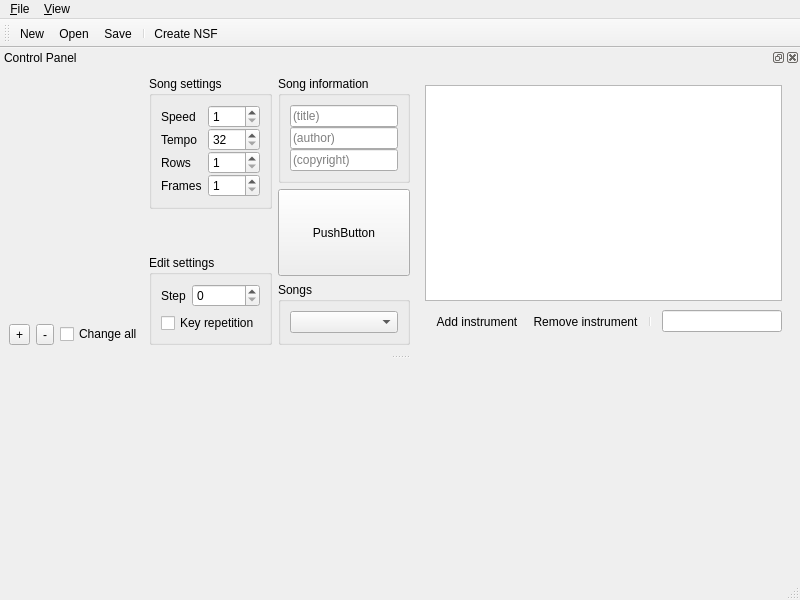
<?xml version="1.0" encoding="UTF-8"?>
<ui version="4.0">
 <class>MainWindow</class>
 <widget class="QMainWindow" name="MainWindow">
  <property name="geometry">
   <rect>
    <x>0</x>
    <y>0</y>
    <width>800</width>
    <height>600</height>
   </rect>
  </property>
  <property name="windowTitle">
   <string>FamiTracker</string>
  </property>
  <widget class="QWidget" name="centralwidget">
   <layout class="QVBoxLayout" name="verticalLayout">
    <property name="spacing">
     <number>0</number>
    </property>
    <property name="margin">
     <number>0</number>
    </property>
    <item>
     <widget class="gui::PatternView" name="widget" native="true">
      <property name="sizePolicy">
       <sizepolicy hsizetype="Preferred" vsizetype="Expanding">
        <horstretch>0</horstretch>
        <verstretch>1</verstretch>
       </sizepolicy>
      </property>
     </widget>
    </item>
   </layout>
  </widget>
  <widget class="QMenuBar" name="menubar">
   <property name="geometry">
    <rect>
     <x>0</x>
     <y>0</y>
     <width>800</width>
     <height>25</height>
    </rect>
   </property>
   <widget class="QMenu" name="menu_File">
    <property name="title">
     <string>&amp;File</string>
    </property>
    <addaction name="actionNew"/>
    <addaction name="action_Open"/>
    <addaction name="action_Save"/>
    <addaction name="actionSave_As"/>
    <addaction name="separator"/>
    <addaction name="action_Create_NSF"/>
    <addaction name="actionCreate_WAV"/>
    <addaction name="actionImport_MIDI"/>
    <addaction name="separator"/>
    <addaction name="action_Configuration"/>
    <addaction name="separator"/>
    <addaction name="separator"/>
    <addaction name="actionE_xit"/>
   </widget>
   <widget class="QMenu" name="menu_View">
    <property name="title">
     <string>&amp;View</string>
    </property>
    <addaction name="action_ViewToolbar"/>
    <addaction name="action_ViewStatusBar"/>
    <addaction name="action_ViewControlpanel"/>
   </widget>
   <addaction name="menu_File"/>
   <addaction name="menu_View"/>
  </widget>
  <widget class="QStatusBar" name="statusbar"/>
  <widget class="QToolBar" name="toolBar">
   <property name="windowTitle">
    <string>Toolbar</string>
   </property>
   <attribute name="toolBarArea">
    <enum>TopToolBarArea</enum>
   </attribute>
   <attribute name="toolBarBreak">
    <bool>false</bool>
   </attribute>
   <addaction name="actionNew"/>
   <addaction name="action_Open"/>
   <addaction name="action_Save"/>
   <addaction name="separator"/>
   <addaction name="action_Create_NSF"/>
  </widget>
  <widget class="QDockWidget" name="controlPanel">
   <property name="windowTitle">
    <string>Control Panel</string>
   </property>
   <attribute name="dockWidgetArea">
    <number>4</number>
   </attribute>
   <widget class="QWidget" name="dockWidgetContents">
    <layout class="QHBoxLayout" name="horizontalLayout_2">
     <item>
      <layout class="QGridLayout" name="gridLayout">
       <item row="1" column="0">
        <widget class="QToolButton" name="toolButton">
         <property name="text">
          <string>+</string>
         </property>
        </widget>
       </item>
       <item row="1" column="1">
        <widget class="QToolButton" name="toolButton_2">
         <property name="text">
          <string>-</string>
         </property>
        </widget>
       </item>
       <item row="1" column="2">
        <widget class="QCheckBox" name="changeAll">
         <property name="text">
          <string>Change all</string>
         </property>
        </widget>
       </item>
       <item row="0" column="0" colspan="3">
        <widget class="QWidget" name="widget_2" native="true"/>
       </item>
      </layout>
     </item>
     <item>
      <layout class="QVBoxLayout" name="verticalLayout_3">
       <property name="sizeConstraint">
        <enum>QLayout::SetDefaultConstraint</enum>
       </property>
       <item>
        <widget class="QGroupBox" name="groupBox">
         <property name="title">
          <string>Song settings</string>
         </property>
         <layout class="QFormLayout" name="formLayout">
          <property name="verticalSpacing">
           <number>0</number>
          </property>
          <item row="0" column="0">
           <widget class="QLabel" name="label">
            <property name="text">
             <string>Speed</string>
            </property>
           </widget>
          </item>
          <item row="0" column="1">
           <widget class="QSpinBox" name="speed">
            <property name="minimum">
             <number>1</number>
            </property>
            <property name="maximum">
             <number>31</number>
            </property>
           </widget>
          </item>
          <item row="1" column="0">
           <widget class="QLabel" name="label_2">
            <property name="text">
             <string>Tempo</string>
            </property>
           </widget>
          </item>
          <item row="2" column="0">
           <widget class="QLabel" name="label_3">
            <property name="text">
             <string>Rows</string>
            </property>
           </widget>
          </item>
          <item row="3" column="0">
           <widget class="QLabel" name="label_4">
            <property name="text">
             <string>Frames</string>
            </property>
           </widget>
          </item>
          <item row="1" column="1">
           <widget class="QSpinBox" name="tempo">
            <property name="minimum">
             <number>32</number>
            </property>
            <property name="maximum">
             <number>255</number>
            </property>
           </widget>
          </item>
          <item row="2" column="1">
           <widget class="QSpinBox" name="rows">
            <property name="minimum">
             <number>1</number>
            </property>
            <property name="maximum">
             <number>256</number>
            </property>
           </widget>
          </item>
          <item row="3" column="1">
           <widget class="QSpinBox" name="frames">
            <property name="minimum">
             <number>1</number>
            </property>
            <property name="maximum">
             <number>128</number>
            </property>
           </widget>
          </item>
         </layout>
        </widget>
       </item>
       <item>
        <spacer name="verticalSpacer">
         <property name="orientation">
          <enum>Qt::Vertical</enum>
         </property>
         <property name="sizeHint" stdset="0">
          <size>
           <width>20</width>
           <height>40</height>
          </size>
         </property>
        </spacer>
       </item>
       <item>
        <widget class="QGroupBox" name="groupBox_2">
         <property name="title">
          <string>Edit settings</string>
         </property>
         <layout class="QFormLayout" name="formLayout_2">
          <item row="0" column="0">
           <widget class="QLabel" name="label_5">
            <property name="text">
             <string>Step</string>
            </property>
           </widget>
          </item>
          <item row="0" column="1">
           <widget class="QSpinBox" name="step">
            <property name="maximum">
             <number>256</number>
            </property>
           </widget>
          </item>
          <item row="1" column="0" colspan="2">
           <widget class="QCheckBox" name="keyRepetition">
            <property name="text">
             <string>Key repetition</string>
            </property>
           </widget>
          </item>
         </layout>
        </widget>
       </item>
      </layout>
     </item>
     <item>
      <layout class="QVBoxLayout" name="verticalLayout_4">
       <item>
        <widget class="QGroupBox" name="groupBox_3">
         <property name="title">
          <string>Song information</string>
         </property>
         <layout class="QVBoxLayout" name="verticalLayout_6">
          <property name="spacing">
           <number>0</number>
          </property>
          <item>
           <widget class="QLineEdit" name="title">
            <property name="placeholderText">
             <string>(title)</string>
            </property>
           </widget>
          </item>
          <item>
           <widget class="QLineEdit" name="author">
            <property name="placeholderText">
             <string>(author)</string>
            </property>
           </widget>
          </item>
          <item>
           <widget class="QLineEdit" name="copyright">
            <property name="placeholderText">
             <string>(copyright)</string>
            </property>
           </widget>
          </item>
         </layout>
        </widget>
       </item>
       <item>
        <widget class="QPushButton" name="pushButton">
         <property name="sizePolicy">
          <sizepolicy hsizetype="Minimum" vsizetype="Expanding">
           <horstretch>0</horstretch>
           <verstretch>0</verstretch>
          </sizepolicy>
         </property>
         <property name="text">
          <string>PushButton</string>
         </property>
        </widget>
       </item>
       <item>
        <widget class="QGroupBox" name="groupBox_4">
         <property name="title">
          <string>Songs</string>
         </property>
         <layout class="QVBoxLayout" name="verticalLayout_7">
          <item>
           <widget class="QComboBox" name="songs"/>
          </item>
         </layout>
        </widget>
       </item>
      </layout>
     </item>
     <item>
      <widget class="QWidget" name="widget_3" native="true">
       <property name="sizePolicy">
        <sizepolicy hsizetype="Expanding" vsizetype="Preferred">
         <horstretch>1</horstretch>
         <verstretch>0</verstretch>
        </sizepolicy>
       </property>
       <layout class="QGridLayout" name="gridLayout_2">
        <property name="sizeConstraint">
         <enum>QLayout::SetDefaultConstraint</enum>
        </property>
        <item row="1" column="0">
         <widget class="QToolBar" name="toolBar2">
          <property name="windowTitle">
           <string>toolBar</string>
          </property>
          <addaction name="actionAdd_instrument"/>
          <addaction name="actionRemove_instrument"/>
          <addaction name="separator"/>
         </widget>
        </item>
        <item row="1" column="1">
         <widget class="QLineEdit" name="lineEdit_4"/>
        </item>
        <item row="0" column="0" colspan="2">
         <widget class="QListWidget" name="listWidget"/>
        </item>
       </layout>
      </widget>
     </item>
    </layout>
   </widget>
  </widget>
  <action name="actionNew">
   <property name="text">
    <string>&amp;New</string>
   </property>
   <property name="toolTip">
    <string>New</string>
   </property>
   <property name="shortcut">
    <string>Ctrl+N</string>
   </property>
  </action>
  <action name="action_Open">
   <property name="text">
    <string>&amp;Open...</string>
   </property>
   <property name="shortcut">
    <string>Ctrl+O</string>
   </property>
  </action>
  <action name="action_Save">
   <property name="text">
    <string>&amp;Save</string>
   </property>
   <property name="shortcut">
    <string>Ctrl+S</string>
   </property>
  </action>
  <action name="actionSave_As">
   <property name="text">
    <string>Save &amp;As...</string>
   </property>
  </action>
  <action name="action_Create_NSF">
   <property name="text">
    <string>&amp;Create NSF...</string>
   </property>
   <property name="shortcut">
    <string>Ctrl+E</string>
   </property>
  </action>
  <action name="actionCreate_WAV">
   <property name="text">
    <string>Create WAV...</string>
   </property>
  </action>
  <action name="actionImport_MIDI">
   <property name="text">
    <string>Import MIDI...</string>
   </property>
  </action>
  <action name="action_Configuration">
   <property name="text">
    <string>&amp;Configuration</string>
   </property>
  </action>
  <action name="actionE_xit">
   <property name="text">
    <string>E&amp;xit</string>
   </property>
   <property name="shortcut">
    <string>Ctrl+Q</string>
   </property>
  </action>
  <action name="actionAdd_instrument">
   <property name="text">
    <string>Add instrument</string>
   </property>
  </action>
  <action name="actionRemove_instrument">
   <property name="text">
    <string>Remove instrument</string>
   </property>
  </action>
  <action name="action_ViewToolbar">
   <property name="checkable">
    <bool>true</bool>
   </property>
   <property name="checked">
    <bool>true</bool>
   </property>
   <property name="text">
    <string>&amp;Toolbar</string>
   </property>
  </action>
  <action name="action_ViewStatusBar">
   <property name="checkable">
    <bool>true</bool>
   </property>
   <property name="checked">
    <bool>true</bool>
   </property>
   <property name="text">
    <string>&amp;Status Bar</string>
   </property>
  </action>
  <action name="action_ViewControlpanel">
   <property name="checkable">
    <bool>true</bool>
   </property>
   <property name="checked">
    <bool>true</bool>
   </property>
   <property name="text">
    <string>Control panel</string>
   </property>
  </action>
 </widget>
 <customwidgets>
  <customwidget>
   <class>gui::PatternView</class>
   <extends>QWidget</extends>
   <header>PatternView.hpp</header>
   <container>1</container>
  </customwidget>
 </customwidgets>
 <resources/>
 <connections/>
</ui>
